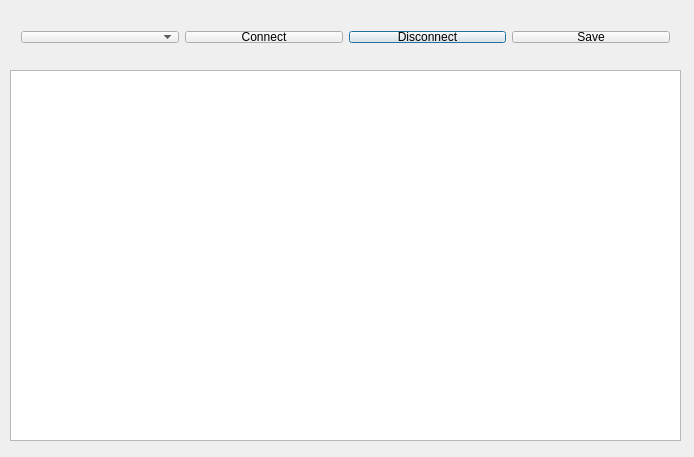
<?xml version="1.0" encoding="UTF-8"?>
<ui version="4.0">
 <class>Dialog</class>
 <widget class="QDialog" name="Dialog">
  <property name="geometry">
   <rect>
    <x>0</x>
    <y>0</y>
    <width>694</width>
    <height>457</height>
   </rect>
  </property>
  <property name="windowTitle">
   <string>Dialog</string>
  </property>
  <widget class="QTextEdit" name="textEdit">
   <property name="geometry">
    <rect>
     <x>10</x>
     <y>70</y>
     <width>671</width>
     <height>371</height>
    </rect>
   </property>
  </widget>
  <widget class="QWidget" name="layoutWidget">
   <property name="geometry">
    <rect>
     <x>10</x>
     <y>20</y>
     <width>671</width>
     <height>34</height>
    </rect>
   </property>
   <layout class="QGridLayout" name="gridLayout">
    <item row="0" column="2">
     <widget class="QPushButton" name="pushButton_2">
      <property name="text">
       <string>Disconnect</string>
      </property>
     </widget>
    </item>
    <item row="0" column="1">
     <widget class="QPushButton" name="pushButton">
      <property name="text">
       <string>Connect</string>
      </property>
     </widget>
    </item>
    <item row="0" column="0">
     <widget class="QComboBox" name="comboBox"/>
    </item>
    <item row="0" column="3">
     <widget class="QPushButton" name="pushButton_3">
      <property name="text">
       <string>Save</string>
      </property>
     </widget>
    </item>
   </layout>
  </widget>
 </widget>
 <layoutdefault spacing="6" margin="11"/>
 <resources/>
 <connections/>
</ui>
